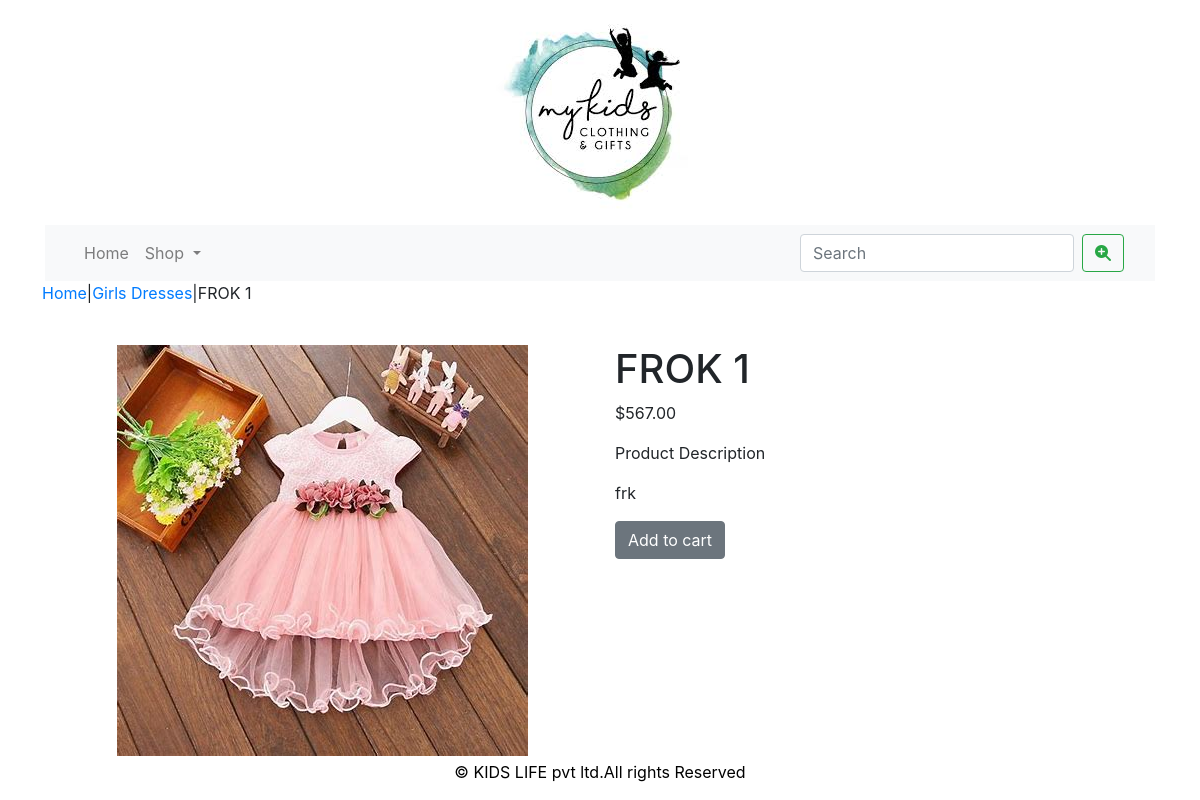
The app's page /girls_dresses/frok-1/ with its own data.
### kidsapp/models.py (models this page shows, shortened)
class Product(models.Model):
    name=models.CharField(max_length=250,unique=True)
    slug=models.SlugField(max_length=250,unique=True)
    description=models.TextField(blank=True)
    price=models.DecimalField(max_digits=10,decimal_places=2)
    category=models.ForeignKey(Category,on_delete=models.CASCADE)
    image=models.ImageField(upload_to='product',blank=True)
    stock=models.IntegerField()
    available=models.BooleanField(default=True)
    created=models.DateField(auto_now_add=True)
    updated=models.DateTimeField(auto_now=True)
    class Meta:
        ordering = ('name',)
        verbose_name = 'product'
        verbose_name_plural = 'products'

class Category(models.Model):
    name=models.CharField(max_length=250,unique=True)
    slug=models.SlugField(max_length=250,unique=True)
    description=models.TextField(blank=True)
    image=models.ImageField(upload_to='category',blank=True)
    class Meta:
        ordering=('name',)
        verbose_name='category'
        verbose_name_plural='categories'
    def get_url(self):
        return reverse('kidsapp:products_by_category',args=[str(self.slug)])
    def __str__(self):
        return '{}'.format(self.name)

### kidsapp/views.py (the view)
# urls.py: path('<slug:c_slug>/<slug:product_slug>/', views.proDetail,name='prodCatdetail')
def proDetail(request,c_slug,product_slug):
    try:
        product=Product.objects.get(category__slug=c_slug,slug=product_slug)
    except Exception as e:
        raise e
    return render(request,"product.html",{'product':product})

### cartapp/context_processors.py (called while the page is built)
def counter(request):
    item_count=0
    if 'admin' in request.path:
        return {}
    else:
        try:
            cart=Cart.objects.filter(cart_id=_cart_id(request))
            cart_items=CartItem.objects.all().filter(cart=cart[:1])
            for cart_item in cart_items:
                item_count += cart_item.quantity
        except Cart.DoesNotExist:
            item_count=0
        return dict(item_count=item_count)

### cartapp/views.py (called while the page is built)
def _cart_id(request):
    cart=request.session.session_key
    if not cart:
        cart=request.session.create()
    return cart

### kidsapp/context_processors.py (called while the page is built)
def menu_links(request):
    links=Category.objects.all()
    return dict(links=links)

### template/product.html (shortened to what this page needs)
{% extends 'base.html' %}
{% load static %}
{% block content %}
<div class="row my_prod_row_class">
    <div class="mx_auto">
        <p> <a href="{% url 'kidsapp:allProdCat' %}">Home</a>|<a href="{{product.category.get_url}}">{{product.category}}</a>|{{product.name}}</p>
    </div>
</div>
<br>
<div class="container">
<div class="row">
    <div class="col-12 col-sm-12 col-md-12 col-lg-6  text-center">
        <div style="min-width:18rem;">
            <img src="{{product.image.url}}" alt="{{product.name}}">
        </div>
    </div>
        <div class="col-12 col-sm-12 col-md-12 col-lg-6">
            <div>
            <h1 class="my_prod_title">{{product.name}}</h1>
            <p>${{product.price}}</p>
            <p class="my_title">Product Description</p>
            <p class="text-justify my_prod_text">{{product.description}}</p>
            {% if product.stock <= 0 %}
            <p class="text-jusify my_prod_text"><b> Out Of Stock </b></p>
            {% else %}
            <a class="btn btn-secondary" href="{% url 'cartapp:add_cart' product.id %}">Add to cart</a>
            {% endif %}
        </div>
        </div>
    </div>
</div>
 {% endblock %}

### records on screen
Product: category "Girls Dresses", name "FROK 1", image (picture), price "567.00", description "frk"
